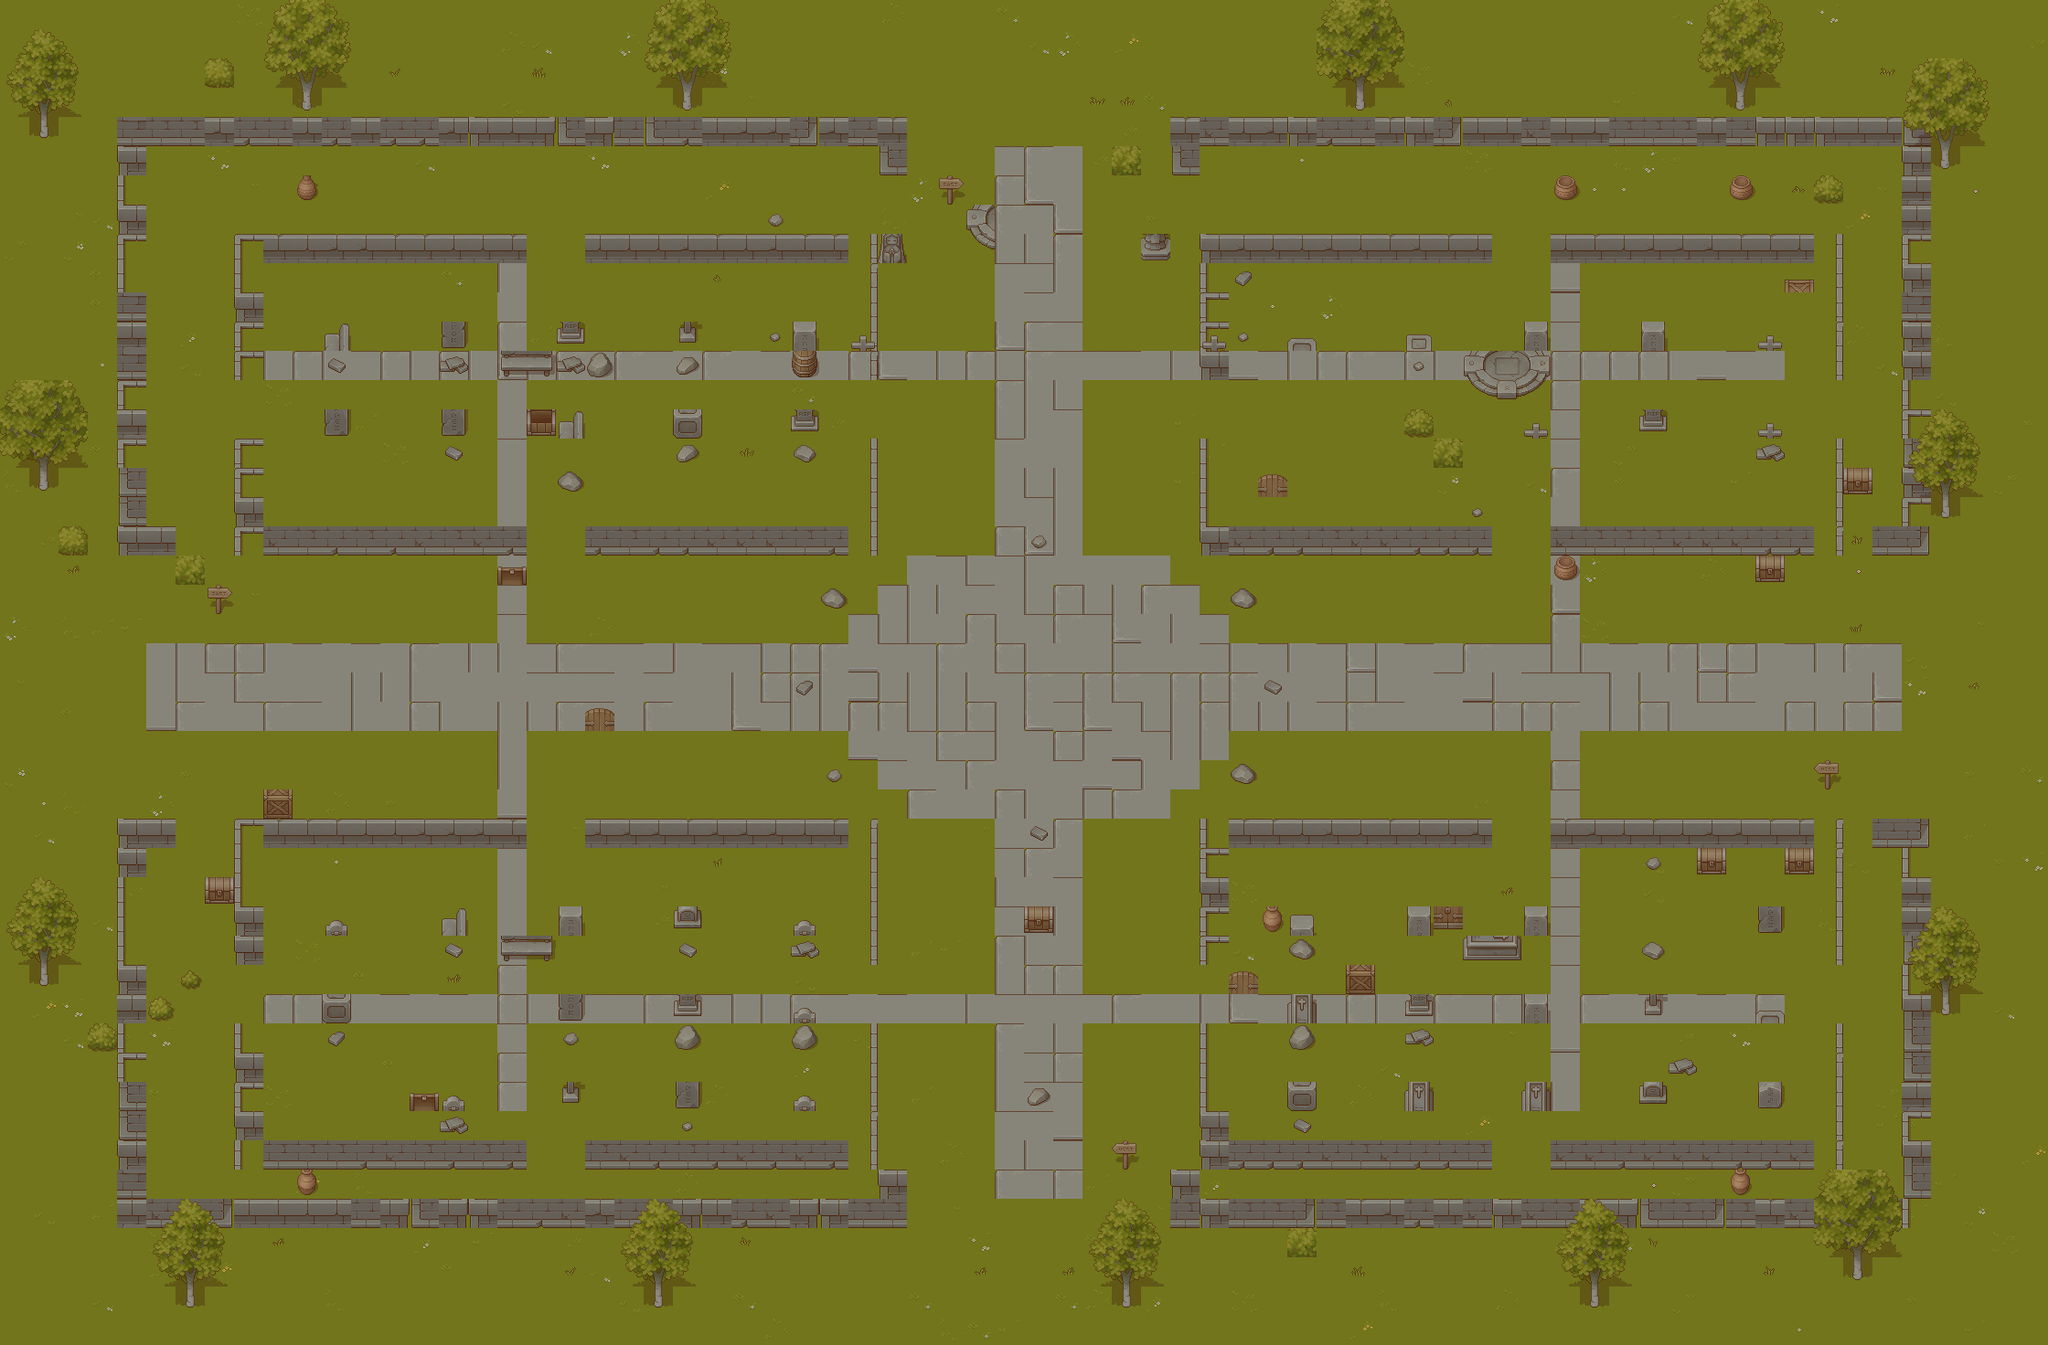

This is a level from a 2D game, rendered from its Tiled map with the project's own tilesets. A one-line summary and the map file follow, with tile-layer data summarised:
An orthogonal 70x46 tile map with 32x32 px tiles, 7 tile layers (base_grass, grass_detail, stone_paths, cemetery_walls, ...), 1 hidden layer not drawn, 6 tilesets and 7 objects (7x marker).

<map version="1.10" tiledversion="1.12.2" orientation="orthogonal" renderorder="right-down" width="70" height="46" tilewidth="32" tileheight="32" infinite="0" nextlayerid="11" nextobjectid="20">
 <tileset firstgid="1" source="grass.tsx" />
 <tileset firstgid="65" source="stone.tsx" />
 <tileset firstgid="129" source="wall.tsx" />
 <tileset firstgid="385" source="props.tsx" />
 <tileset firstgid="641" source="plant.tsx" />
 <tileset firstgid="897" source="struct.tsx" />
 <layer id="1" name="base_grass" width="70" height="46">
  <data>[3220 cells, 3220 non-empty, 1 distinct tile ids]</data>
 </layer>
 <layer id="2" name="grass_detail" width="70" height="46">
  <data>[3220 cells, 265 non-empty, 19 distinct tile ids]</data>
 </layer>
 <layer id="3" name="stone_paths" width="70" height="46">
  <data>[3220 cells, 475 non-empty, 6 distinct tile ids]</data>
 </layer>
 <layer id="4" name="cemetery_walls" width="70" height="46">
  <data>[3220 cells, 388 non-empty, 19 distinct tile ids]</data>
 </layer>
 <layer id="5" name="ground_props" width="70" height="46">
  <data>[3220 cells, 69 non-empty, 22 distinct tile ids]</data>
 </layer>
 <layer id="6" name="graves_and_tombs" width="70" height="46">
  <data>[3220 cells, 63 non-empty, 27 distinct tile ids]</data>
 </layer>
 <layer id="7" name="plants" width="70" height="46">
  <data>[3220 cells, 188 non-empty, 50 distinct tile ids]</data>
 </layer>
 <layer id="8" name="collision" width="70" height="46" opacity="0.35" visible="0">
  <data>[3220 cells, 580 non-empty, 76 distinct tile ids]</data>
 </layer>
 <objectgroup id="9" name="gameplay_markers">
  <object id="1" name="player_spawn" type="marker" x="1136" y="752" width="32" height="32">
   <properties>
    <property name="role" value="player_start" />
   </properties>
  </object>
  <object id="2" name="enemy_spawn_north" type="marker" x="1136" y="112" width="32" height="32">
   <properties>
    <property name="role" value="enemy_spawn" />
    <property name="side" value="north" />
   </properties>
  </object>
  <object id="3" name="enemy_spawn_south" type="marker" x="1136" y="1360" width="32" height="32">
   <properties>
    <property name="role" value="enemy_spawn" />
    <property name="side" value="south" />
   </properties>
  </object>
  <object id="4" name="enemy_spawn_west" type="marker" x="112" y="752" width="32" height="32">
   <properties>
    <property name="role" value="enemy_spawn" />
    <property name="side" value="west" />
   </properties>
  </object>
  <object id="5" name="enemy_spawn_east" type="marker" x="2128" y="752" width="32" height="32">
   <properties>
    <property name="role" value="enemy_spawn" />
    <property name="side" value="east" />
   </properties>
  </object>
  <object id="6" name="boss_spawn_crypt" type="marker" x="1136" y="304" width="48" height="48">
   <properties>
    <property name="role" value="boss_spawn" />
    <property name="theme" value="crypt" />
   </properties>
  </object>
  <object id="7" name="reward_chest" type="marker" x="1136" y="1008" width="32" height="32">
   <properties>
    <property name="role" value="reward" />
   </properties>
  </object>
 </objectgroup>
</map>
